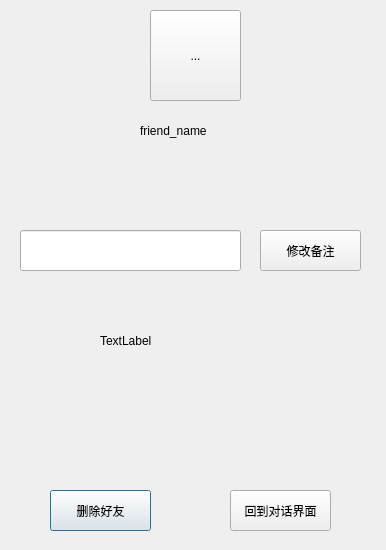
<?xml version="1.0" encoding="UTF-8"?>
<ui version="4.0">
 <class>FriendMessageDialog</class>
 <widget class="QDialog" name="FriendMessageDialog">
  <property name="geometry">
   <rect>
    <x>0</x>
    <y>0</y>
    <width>386</width>
    <height>550</height>
   </rect>
  </property>
  <property name="windowTitle">
   <string>好友信息</string>
  </property>
  <widget class="QPushButton" name="delete_friend_Btn">
   <property name="geometry">
    <rect>
     <x>50</x>
     <y>490</y>
     <width>101</width>
     <height>41</height>
    </rect>
   </property>
   <property name="text">
    <string>删除好友</string>
   </property>
  </widget>
  <widget class="QLabel" name="friend_name_Label">
   <property name="geometry">
    <rect>
     <x>140</x>
     <y>110</y>
     <width>121</width>
     <height>41</height>
    </rect>
   </property>
   <property name="text">
    <string>friend_name</string>
   </property>
  </widget>
  <widget class="QPushButton" name="add_friend_note_Btn">
   <property name="geometry">
    <rect>
     <x>260</x>
     <y>230</y>
     <width>101</width>
     <height>41</height>
    </rect>
   </property>
   <property name="text">
    <string>修改备注</string>
   </property>
  </widget>
  <widget class="QToolButton" name="headBtn">
   <property name="geometry">
    <rect>
     <x>150</x>
     <y>10</y>
     <width>91</width>
     <height>91</height>
    </rect>
   </property>
   <property name="text">
    <string>...</string>
   </property>
  </widget>
  <widget class="QLineEdit" name="noteEdit">
   <property name="geometry">
    <rect>
     <x>20</x>
     <y>230</y>
     <width>221</width>
     <height>41</height>
    </rect>
   </property>
  </widget>
  <widget class="QPushButton" name="pushButton">
   <property name="geometry">
    <rect>
     <x>230</x>
     <y>490</y>
     <width>101</width>
     <height>41</height>
    </rect>
   </property>
   <property name="text">
    <string>回到对话界面</string>
   </property>
  </widget>
  <widget class="QLabel" name="back_label">
   <property name="geometry">
    <rect>
     <x>100</x>
     <y>330</y>
     <width>80</width>
     <height>21</height>
    </rect>
   </property>
   <property name="text">
    <string>TextLabel</string>
   </property>
  </widget>
 </widget>
 <resources/>
 <connections/>
</ui>
